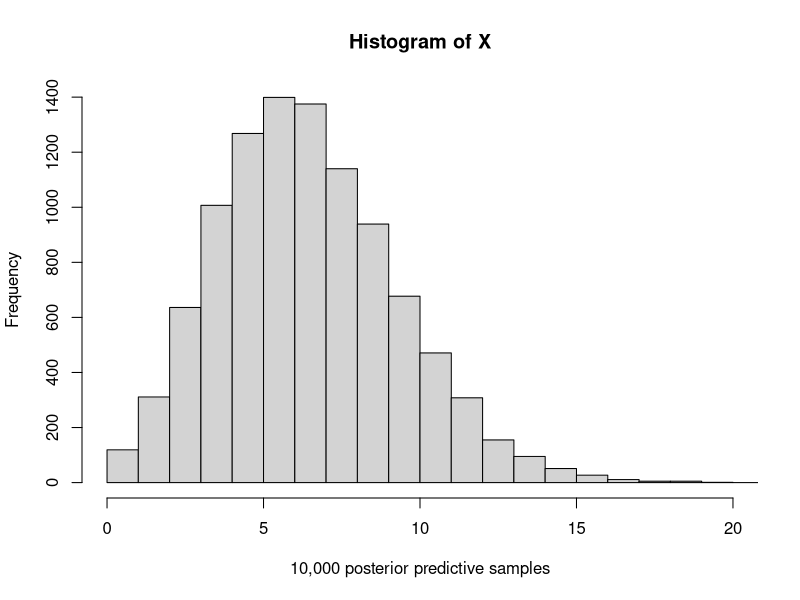
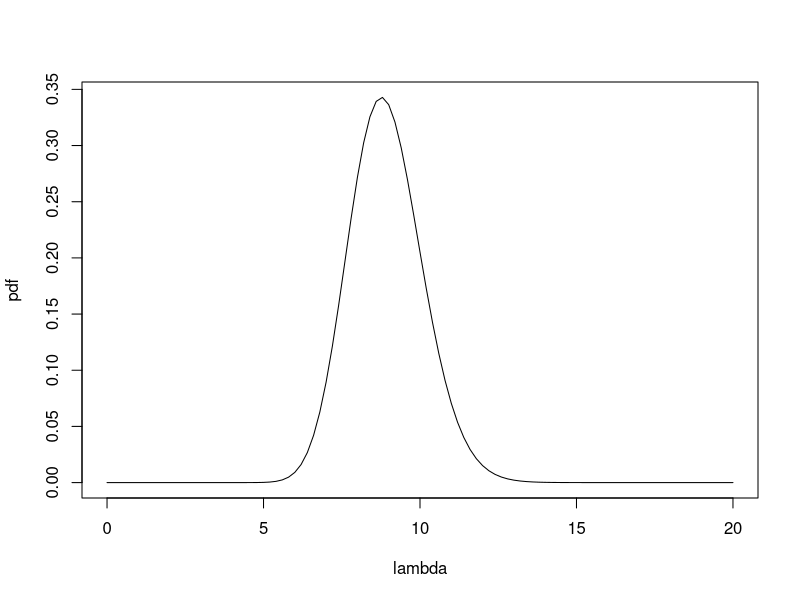
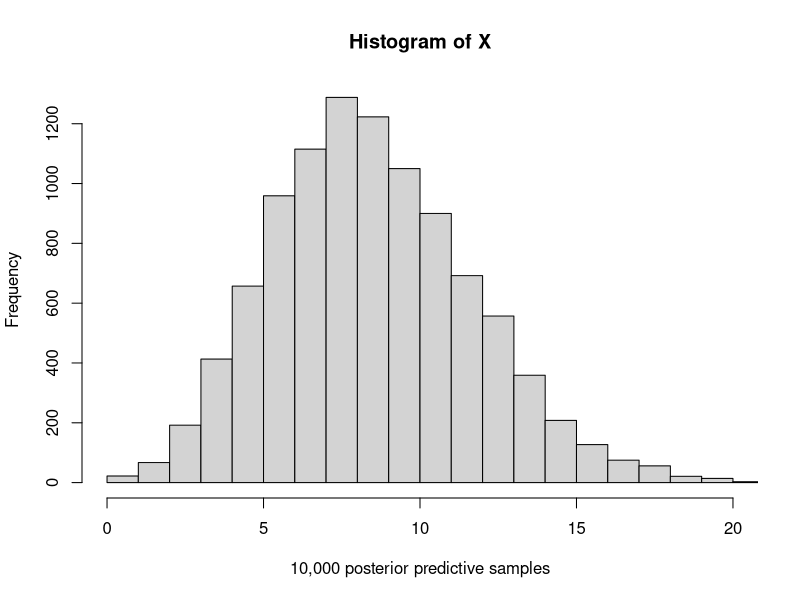

Reproduce these figures in R, in order.
## ---- chunk 1
fPosteriorPredictive <- function(aNumSamples){
  lX <- vector(length=aNumSamples)
  for(i in 1:aNumSamples){
    theta <- rgamma(1, 3+35, 0.5+5)
    X <- rpois(1,  theta)
    lX[i] <- X
}
return(lX) }
## ---- chunk 2
X <- fPosteriorPredictive(10000)
hist(X, breaks=seq(0, 100, 1), xlim = c(0, 20),
     xlab="10,000 posterior predictive samples")
## ---- chunk 3
mean(X<=3)
## ---- chunk 4
mean(X>=11)
## ---- chunk 5
mean(X>=20)
## ---- chunk 6
curve(dgamma(x, 3+35+20, 0.5+5+1), 0, 20, xlab = "lambda", ylab = "pdf")
## ---- chunk 7
fPosteriorPredictive <- function(aNumSamples){
  lX <- vector(length=aNumSamples)
  for(i in 1:aNumSamples){
    theta <- rgamma(1, 3+35+20, 0.5+5+1)
    X <- rpois(1,  theta)
    lX[i] <- X
}
return(lX) }

X <- fPosteriorPredictive(10000)
hist(X, breaks=seq(0, 100, 1), xlim = c(0, 20),
     xlab="10,000 posterior predictive samples")

## ---- chunk 8
mean(X>=20)
